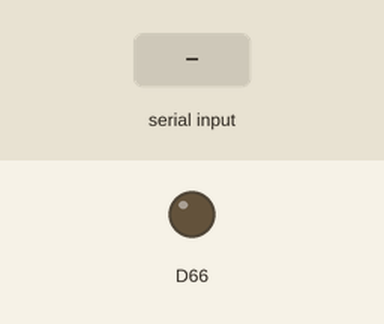
Recording of a sketch running on a simulated Arduino Due. Shown: output pins drawn as LEDs (lit = HIGH). The test bench sets the inputs (shaded band).

Above: at 1.2 s.
1.3 s: "1" received over Serial
At 3.5 s:
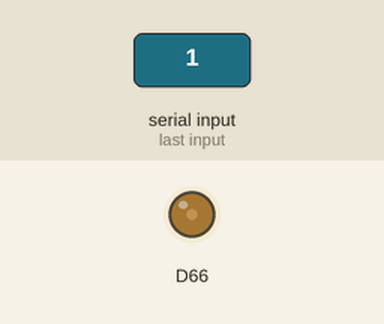
3.8 s: "2" received over Serial
At 5.5 s:
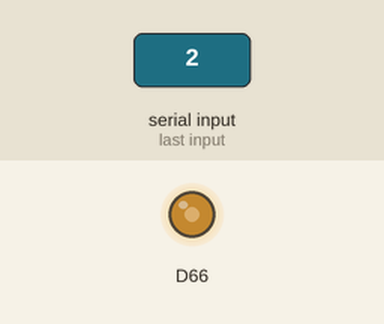
6.3 s: "4" received over Serial
At 8.5 s:
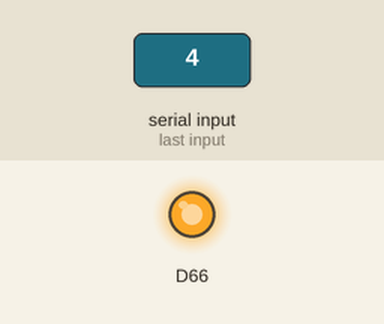
Timing chart, 0 to 10.0 s (numbered marks = the images above; inputs shaded):
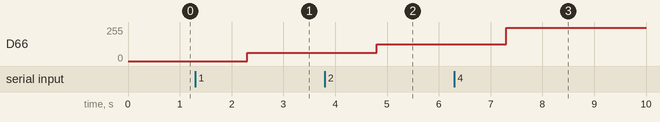

The sketch:

first_test_works.ino
```cpp
//int ledPin = 9;      // LED connected to digital pin 9
int analogPin = 2;   // potentiometer connected to analog pin 2
int val = 3;         // variable to store the read value
int noofbytes = 0;
int b1 = 0;
int b2 = 0;

char buf[4];


void setup()
{
  //pinMode(analogPin, OUTPUT);   // sets the pin as output
   analogWriteResolution(12);
   Serial.begin(9600);
}

int conv(char ch)
{
  switch(int(ch)) {
    case 176 : return 0; break;
    case 49 : return 1; break;
    case 50 : return 2; break;
    case 179 : return 3; break;
    case 52 : return 4; break;
    case 181 : return 5; break;
    case 182 : return 6; break;
    case 55 : return 7; break;
    case 56 : return 8; break;
    case 185 : return 9; break;
  }
}

void loop()
{
  //val = analogRead(analogPin);   // read the input pin

  if (Serial.available() > 0) {
                // read the incoming byte:
                //incomingByte = Serial.read();

                //val = Serial.read();
                //val = Serial.parseInt();
                //incomingByte = int(Serial.readString());

                //// say what you got:
                //Serial.print("I received: ");
                //Serial.println(incomingByte, DEC);

                //val = Serial.parseInt();
                noofbytes = Serial.readBytes(buf,4);
                val = conv(buf[3]) + 10*conv(buf[2]) + 100*conv(buf[1]) + 1000*conv(buf[0]);

                analogWrite(DAC0, val);  // analogRead values go from 0 to 1023, analogWrite values from 0 to 255
                //analogWrite(DAC0, int(b2));  // analogRead values go from 0 to 1023, analogWrite values from 0 to 255

                //Serial.println();
                //Serial.print("Byte: ");
                //Serial.println(incomingByte);
                //Serial.print("val: ");

                //Serial.print("end");
                //Serial.println();

                //delay(1);
                //Serial.println(buf[0]);
                //Serial.println(buf[1]);
                //Serial.println(buf[2]);
                //Serial.println(buf[3]);
                //Serial.println(val);
                //Serial.println(1234346);
                //Serial.println("end");

        }


  //delay(2);

}
```

Measured:
- after the input at 1.3 s, D66: 0/255 → 62/255 after 1.0 s
- after the input at 3.8 s, D66: 62/255 → 124/255 after 1.0 s
- after the input at 6.3 s, D66: 124/255 → 249/255 after 1.0 s
